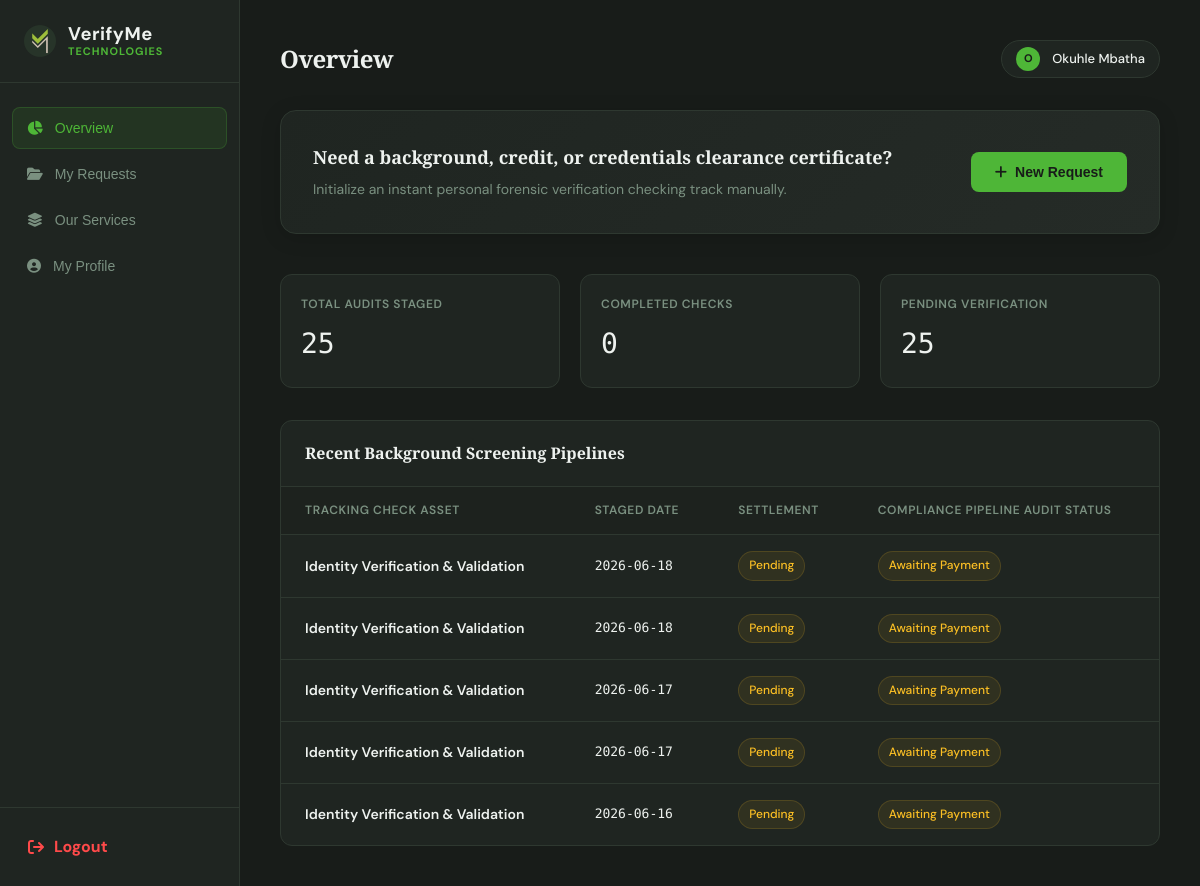
The app's page /dashboard/individual (signed in), older data.
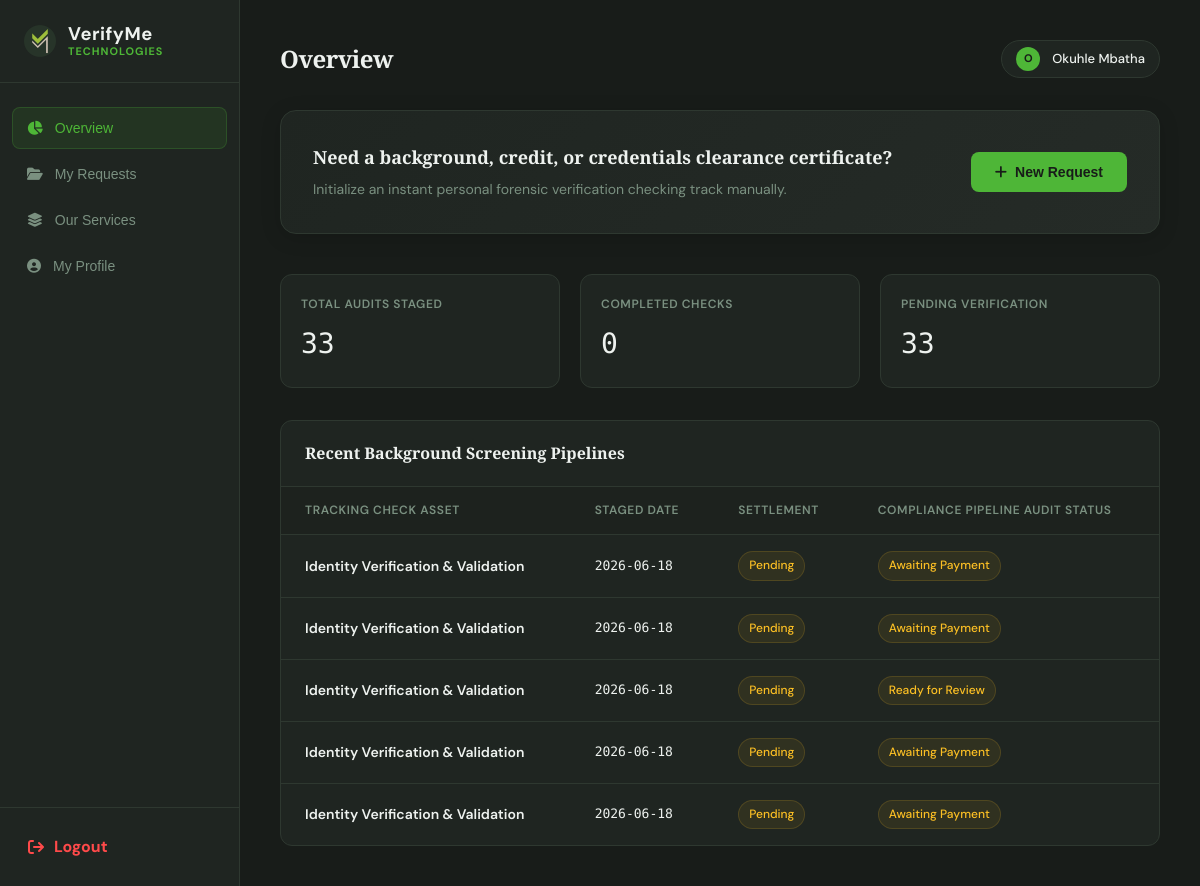
The same page, newer data.
### tables this page shows
CREATE TABLE users (
                id INTEGER PRIMARY KEY AUTOINCREMENT,
                email TEXT UNIQUE NOT NULL,
                password_hash TEXT NOT NULL,
                applicant_type TEXT NOT NULL,       -- 'individual', 'company', or 'admin'
                individual_name TEXT,              
                individual_id TEXT,                
                company_name TEXT,                  
                company_contact TEXT,              
                created_at TIMESTAMP DEFAULT CURRENT_TIMESTAMP
            );

CREATE TABLE individual_audits (
                id INTEGER PRIMARY KEY AUTOINCREMENT,
                user_id INTEGER NOT NULL,            
                verification_type TEXT NOT NULL,     
                status TEXT DEFAULT 'Awaiting Payment', 
                payment_method TEXT DEFAULT 'manual_eft',
                payment_status TEXT DEFAULT 'Pending',
                payment_ref TEXT,                    
                pop_file_path TEXT,                  
                id_file_path TEXT,                   
                qualification_file_path TEXT,        
                rejection_reason TEXT,               
                created_at TIMESTAMP DEFAULT CURRENT_TIMESTAMP,
                FOREIGN KEY (user_id) REFERENCES users (id)
            );

### app.py (the view)
@app.route('/dashboard/individual')
def dashboard_individual():
    if 'user_id' not in session or session.get('applicant_type') != 'individual':
        flash('Access denied. Individual validation profile required.', 'error')
        return redirect(url_for('login'))
    with get_db_connection() as conn:
        db_rows = conn.execute('''
            SELECT id, verification_type AS type, status, payment_status, rejection_reason, DATE(created_at) AS date
            FROM individual_audits WHERE user_id = ? ORDER BY created_at DESC
        ''', (session['user_id'],)).fetchall()
        user_profile = conn.execute('SELECT email, individual_name, individual_id, created_at FROM users WHERE id = ?', (session['user_id'],)).fetchone()
    return render_template(
        'dashboard_individual.html',
        checks=db_rows,
        requests=db_rows,
        audits=db_rows,
        user_profile=user_profile,
        hide_navbar=True,
        hide_footer=True
    )

### app.py (called while the page is built)
def get_db_connection():
    conn = sqlite3.connect(DATABASE)
    conn.row_factory = sqlite3.Row
    return conn

### templates/dashboard_individual.html (shortened to what this page needs)
{% extends 'base.html' %}
{% set hide_navbar = True %}
{% set hide_footer = True %}
{% block head %}
<link rel="stylesheet" href="https://cdnjs.cloudflare.com/ajax/libs/font-awesome/6.5.1/css/all.min.css">
{% endblock %}
{% block content %}
<div class="dashboard-layout">
    <aside class="db-sidebar" id="dbSidebar">
        <div class="sidebar-header" style="display: flex; align-items: center; gap: 0.75rem;">
            <img src="/static/images/VM_Icon.png" alt="VerifyMe System Badge"
                style="height: 32px; width: auto; object-fit: contain;">
            <div style="display: flex; flex-direction: column; align-items: flex-start; line-height: 1.1;">
                <div style="color: #eef2ef; font-weight: 700; font-size: 1.15rem; letter-spacing: 0.5px;">VerifyMe</div>
                <div
                    style="color: #4eb637; font-size: 0.68rem; text-transform: uppercase; font-weight: 700; letter-spacing: 1px; margin-top: 2px;">
                    Technologies</div>
            </div>
        </div>
        <nav class="sidebar-menu">
            <button class="nav-item active" onclick="switchTab('overview', this)">
                <i class="fa-solid fa-chart-pie"></i> Overview
            </button>
            <button class="nav-item" onclick="switchTab('requests', this)">
                <i class="fa-solid fa-folder-open"></i> My Requests
            </button>
            <button class="nav-item" onclick="switchTab('services', this)">
                <i class="fa-solid fa-layer-group"></i> Our Services
            </button>
            <button class="nav-item" onclick="switchTab('profile', this)">
                <i class="fa-solid fa-circle-user"></i> My Profile
            </button>
        </nav>
        <div class="sidebar-footer">
            <a href="/logout" class="btn-logout">
                <i class="fa-solid fa-arrow-right-from-bracket"></i> Logout
            </a>
        </div>
    </aside>
    <main class="main-window">
        <div class="top-bar">
            <div style="display: flex; align-items: center; gap: 16px;">
                <h2 id="topbarTitle">Overview</h2>
            </div>
            <div class="user-profile-badge">
                <div class="profile-avatar">
                    {{ session.get('display_name', 'U')[0] | upper }}
                </div>
                <span class="profile-string">{{ session.get('display_name', 'Workspace User') }}</span>
            </div>
        </div>
        <div id="tab-overview" class="tab-panel active">
            <div class="action-row">
                <div class="action-text">
                    <h3>Need a background, credit, or credentials clearance certificate?</h3>
                    <p>Initialize an instant personal forensic verification checking track manually.</p>
                </div>
                <button class="btn-prime" onclick="openModal()">
                    <i class="fa-solid fa-plus"></i> New Request
                </button>
            </div>
            <div class="metrics-row">
                <div class="metric-card">
                    <div class="metric-label">Total Audits Staged</div>
                    <div class="metric-val">{{ checks|length }}</div>
                </div>
                <div class="metric-card">
                    <div class="metric-label">Completed Checks</div>
                    <div class="metric-val">
                        {% set count = namespace(value=0) %}
                        {% for c in checks %}{% if c.status == 'Verified' %}{% set count.value = count.value + 1 %}{%
                        endif %}{% endfor %}
                        {{ count.value }}
                    </div>
                </div>
                <div class="metric-card">
                    <div class="metric-label">Pending Verification</div>
                    <div class="metric-val">
                        {% set count = namespace(value=0) %}
                        {% for c in checks %}{% if c.status not in ['Verified', 'Flagged — Image Unclear'] %}{% set
                        count.value = count.value + 1 %}{% endif %}{% endfor %}
                        {{ count.value }}
                    </div>
                </div>
            </div>
            <div class="data-table-container">
                <div class="table-header-block">
                    <h3>Recent Background Screening Pipelines</h3>
                </div>
                <div style="overflow-x: auto;">
                    <table>
                        <thead>
                            <tr>
                                <th>Tracking Check Asset</th>
                                <th>Staged Date</th>
                                <th>Settlement</th>
                                <th>Compliance Pipeline Audit Status</th>
                            </tr>
                        </thead>
                        <tbody>
                            {% if checks %}
                            {% for check in checks[:5] %}
                            <tr>
                                <td style="font-weight: 600;">{{ check.type }}</td>
                                <td style="font-family: var(--mono); font-size: 13px;">{{ check.date }}</td>
                                <td>
                                    <span
                                        class="badge {% if check.payment_status == 'Completed' %}badge-success{% else %}badge-pending{% endif %}">
                                        {{ check.payment_status }}
                                    </span>
                                </td>
                                <td>
                                    <span
                                        class="badge {% if check.status == 'Verified' %}badge-success{% elif check.status == 'Flagged — Image Unclear' %}badge-error{% else %}badge-pending{% endif %}">
                                        {{ check.status }}
                                    </span>
                                </td>
                            </tr>
                            {% endfor %}
                            {% else %}
                            <tr>
                                <td colspan="4" style="text-align: center; color: var(--muted); padding: 32px;">No
                                    background screening traces tracked to this user workspace account.</td>
                            </tr>
                            {% endif %}
                        </tbody>
                    </table>
                </div>
            </div>
        </div>
</div>
</main>
{%endblock%}

### templates/base.html (shortened to what this page needs)
<!DOCTYPE html>
<html lang="en">
<head>
    <link rel="stylesheet" href="https://cdnjs.cloudflare.com/ajax/libs/font-awesome/6.4.0/css/all.min.css">
    <link rel="stylesheet" href="{{ url_for('static', filename='css/style.css') }}">
    {% block head %}{% endblock %}
</head>
<body class="{% block body_class %}{% endblock %}">
<main>
    {% block content %}{% endblock %}
</body>
</html>

### static/css/style.css (style rules this page uses)
:root { --bg-dark-base: #181c19; --bg-panel-dark: #1f2521; --bg-card-dark: #252b27; --bg-card-raised: #2c342e; --brand-charcoal: #2a312c; --brand-olive: #617c41; --brand-lime: #4eb637; --brand-lime-dim: rgba(78, 182, 55, 0.12); --brand-muted: #8a9e8d; --brand-white: #eef2ef; --border: #2e3830; --border-bright: #3a4a3d; --font-head: 'Playfair Display', serif; --font-body: 'DM Sans', sans-serif; --font-mono: 'DM Mono', monospace; --radius-sm: 6px; --radius-md: 10px; --radius-lg: 16px; --shadow-card: 0 4px 24px rgba(0,0,0,0.35); --shadow-elevated: 0 16px 48px rgba(0,0,0,0.5); }
*, *::before, *::after { margin: 0; padding: 0; box-sizing: border-box; }
html { scroll-behavior: smooth; }
body { background-color: var(--bg-dark-base); color: var(--brand-white); font-family: var(--font-body); font-size: 16px; line-height: 1.6; overflow-x: hidden; -webkit-font-smoothing: antialiased; }
h1, h2, h3, h4, h5, h6 { font-family: var(--font-head); }

Row changes from the older to the newer data that the page shows:
no longer on this page (row unchanged): individual_audits: type "Identity Verification & Validation", date "2026-06-17", payment_status "Pending", status "Awaiting Payment"
no longer on this page (row unchanged): individual_audits: type "Identity Verification & Validation", date "2026-06-17", payment_status "Pending", status "Awaiting Payment"
no longer on this page (row unchanged): individual_audits: type "Identity Verification & Validation", date "2026-06-16", payment_status "Pending", status "Awaiting Payment"
added individual_audits: type "Identity Verification & Validation", date "2026-06-18", payment_status "Pending", status "Ready for Review"
added individual_audits: type "Identity Verification & Validation", date "2026-06-18", payment_status "Pending", status "Awaiting Payment"
added individual_audits: type "Identity Verification & Validation", date "2026-06-18", payment_status "Pending", status "Awaiting Payment"
Text that changed along with them:
{{ checks|length }}: "25" → "33"
{{ count.value }}: "25" → "33"
